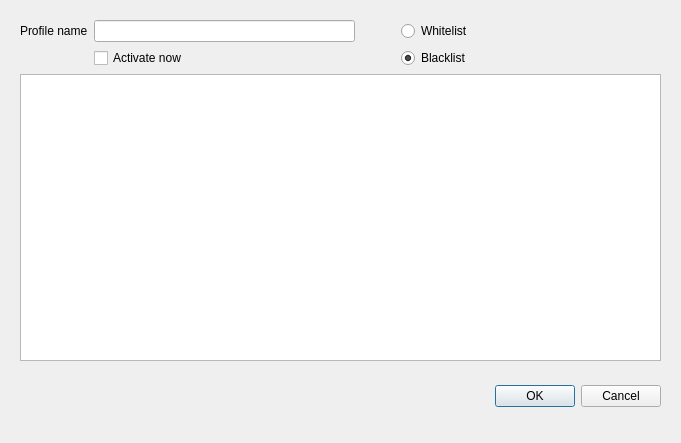
<?xml version="1.0" encoding="UTF-8"?>
<ui version="4.0">
 <class>ProfileDetailDialog</class>
 <widget class="QDialog" name="ProfileDetailDialog">
  <property name="geometry">
   <rect>
    <x>0</x>
    <y>0</y>
    <width>681</width>
    <height>443</height>
   </rect>
  </property>
  <property name="windowTitle">
   <string>Dialog</string>
  </property>
  <property name="modal">
   <bool>true</bool>
  </property>
  <widget class="QDialogButtonBox" name="buttonBox">
   <property name="geometry">
    <rect>
     <x>320</x>
     <y>380</y>
     <width>341</width>
     <height>32</height>
    </rect>
   </property>
   <property name="orientation">
    <enum>Qt::Horizontal</enum>
   </property>
   <property name="standardButtons">
    <set>QDialogButtonBox::Cancel|QDialogButtonBox::Ok</set>
   </property>
  </widget>
  <widget class="QWidget" name="verticalLayoutWidget">
   <property name="geometry">
    <rect>
     <x>20</x>
     <y>20</y>
     <width>641</width>
     <height>341</height>
    </rect>
   </property>
   <layout class="QVBoxLayout" name="verticalLayout">
    <item>
     <layout class="QGridLayout" name="gridLayout">
      <item row="2" column="2">
       <widget class="QCheckBox" name="ActivateNowCheckBox">
        <property name="enabled">
         <bool>true</bool>
        </property>
        <property name="text">
         <string>Activate now</string>
        </property>
       </widget>
      </item>
      <item row="1" column="2">
       <widget class="QLineEdit" name="ProfileNameEdit">
        <property name="sizePolicy">
         <sizepolicy hsizetype="Ignored" vsizetype="Fixed">
          <horstretch>0</horstretch>
          <verstretch>0</verstretch>
         </sizepolicy>
        </property>
       </widget>
      </item>
      <item row="1" column="0">
       <widget class="QLabel" name="ProfileNameLabel">
        <property name="sizePolicy">
         <sizepolicy hsizetype="Fixed" vsizetype="Preferred">
          <horstretch>0</horstretch>
          <verstretch>0</verstretch>
         </sizepolicy>
        </property>
        <property name="text">
         <string>Profile name</string>
        </property>
       </widget>
      </item>
      <item row="1" column="4">
       <widget class="QRadioButton" name="WhitelistRadioButton">
        <property name="text">
         <string>Whitelist</string>
        </property>
        <property name="checked">
         <bool>false</bool>
        </property>
       </widget>
      </item>
      <item row="2" column="4">
       <widget class="QRadioButton" name="BlackListRadioButton">
        <property name="text">
         <string>Blacklist</string>
        </property>
        <property name="checked">
         <bool>true</bool>
        </property>
       </widget>
      </item>
      <item row="1" column="3">
       <spacer name="horizontalSpacer">
        <property name="orientation">
         <enum>Qt::Horizontal</enum>
        </property>
        <property name="sizeType">
         <enum>QSizePolicy::Fixed</enum>
        </property>
        <property name="sizeHint" stdset="0">
         <size>
          <width>40</width>
          <height>20</height>
         </size>
        </property>
       </spacer>
      </item>
     </layout>
    </item>
    <item>
     <widget class="QTableView" name="tableView"/>
    </item>
   </layout>
  </widget>
 </widget>
 <resources/>
 <connections>
  <connection>
   <sender>buttonBox</sender>
   <signal>accepted()</signal>
   <receiver>ProfileDetailDialog</receiver>
   <slot>accept()</slot>
   <hints>
    <hint type="sourcelabel">
     <x>248</x>
     <y>254</y>
    </hint>
    <hint type="destinationlabel">
     <x>157</x>
     <y>274</y>
    </hint>
   </hints>
  </connection>
  <connection>
   <sender>buttonBox</sender>
   <signal>rejected()</signal>
   <receiver>ProfileDetailDialog</receiver>
   <slot>reject()</slot>
   <hints>
    <hint type="sourcelabel">
     <x>316</x>
     <y>260</y>
    </hint>
    <hint type="destinationlabel">
     <x>286</x>
     <y>274</y>
    </hint>
   </hints>
  </connection>
 </connections>
</ui>
